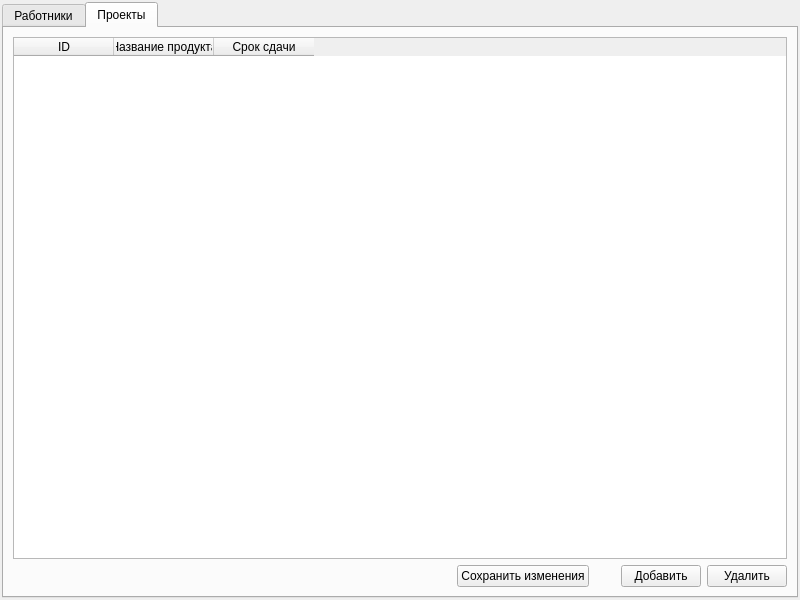
<?xml version="1.0" encoding="UTF-8"?>
<ui version="4.0">
 <class>MainWindow</class>
 <widget class="QMainWindow" name="MainWindow">
  <property name="geometry">
   <rect>
    <x>0</x>
    <y>0</y>
    <width>800</width>
    <height>600</height>
   </rect>
  </property>
  <property name="sizePolicy">
   <sizepolicy hsizetype="Preferred" vsizetype="Preferred">
    <horstretch>0</horstretch>
    <verstretch>0</verstretch>
   </sizepolicy>
  </property>
  <property name="minimumSize">
   <size>
    <width>800</width>
    <height>600</height>
   </size>
  </property>
  <property name="maximumSize">
   <size>
    <width>16777215</width>
    <height>16777215</height>
   </size>
  </property>
  <property name="windowTitle">
   <string>Разработка программного обеспечения</string>
  </property>
  <property name="windowOpacity">
   <double>1.000000000000000</double>
  </property>
  <widget class="QWidget" name="centralwidget">
   <layout class="QGridLayout" name="gridLayout">
    <property name="leftMargin">
     <number>2</number>
    </property>
    <property name="topMargin">
     <number>2</number>
    </property>
    <property name="rightMargin">
     <number>2</number>
    </property>
    <property name="bottomMargin">
     <number>2</number>
    </property>
    <property name="spacing">
     <number>2</number>
    </property>
    <item row="0" column="1">
     <widget class="QTabWidget" name="tabWidget">
      <property name="currentIndex">
       <number>1</number>
      </property>
      <widget class="QWidget" name="tab">
       <attribute name="title">
        <string>Работники</string>
       </attribute>
       <layout class="QGridLayout" name="gridLayout_2">
        <item row="4" column="0">
         <spacer name="verticalSpacer">
          <property name="orientation">
           <enum>Qt::Vertical</enum>
          </property>
          <property name="sizeType">
           <enum>QSizePolicy::Preferred</enum>
          </property>
          <property name="sizeHint" stdset="0">
           <size>
            <width>20</width>
            <height>20</height>
           </size>
          </property>
         </spacer>
        </item>
        <item row="3" column="2">
         <spacer name="horizontalSpacer_2">
          <property name="orientation">
           <enum>Qt::Horizontal</enum>
          </property>
          <property name="sizeType">
           <enum>QSizePolicy::Preferred</enum>
          </property>
          <property name="sizeHint" stdset="0">
           <size>
            <width>20</width>
            <height>20</height>
           </size>
          </property>
         </spacer>
        </item>
        <item row="5" column="0" colspan="5">
         <widget class="QTableWidget" name="current_projects_table">
          <property name="editTriggers">
           <set>QAbstractItemView::NoEditTriggers</set>
          </property>
          <property name="selectionBehavior">
           <enum>QAbstractItemView::SelectRows</enum>
          </property>
          <column>
           <property name="text">
            <string>ID</string>
           </property>
          </column>
          <column>
           <property name="text">
            <string>Название продукта</string>
           </property>
          </column>
          <column>
           <property name="text">
            <string>Срок сдачи</string>
           </property>
          </column>
         </widget>
        </item>
        <item row="3" column="4">
         <widget class="QPushButton" name="del_worker">
          <property name="text">
           <string>Удалить</string>
          </property>
         </widget>
        </item>
        <item row="3" column="3">
         <widget class="QPushButton" name="add_worker">
          <property name="text">
           <string>Добавить</string>
          </property>
         </widget>
        </item>
        <item row="3" column="1">
         <widget class="QPushButton" name="save_workers">
          <property name="text">
           <string>Сохранить изменения</string>
          </property>
         </widget>
        </item>
        <item row="3" column="0">
         <spacer name="horizontalSpacer">
          <property name="orientation">
           <enum>Qt::Horizontal</enum>
          </property>
          <property name="sizeHint" stdset="0">
           <size>
            <width>40</width>
            <height>20</height>
           </size>
          </property>
         </spacer>
        </item>
        <item row="0" column="0" colspan="5">
         <widget class="QTableWidget" name="workers_table">
          <property name="selectionBehavior">
           <enum>QAbstractItemView::SelectRows</enum>
          </property>
          <column>
           <property name="text">
            <string>ID</string>
           </property>
          </column>
          <column>
           <property name="text">
            <string>Фамилия</string>
           </property>
          </column>
          <column>
           <property name="text">
            <string>Имя</string>
           </property>
          </column>
          <column>
           <property name="text">
            <string>Отчество</string>
           </property>
          </column>
          <column>
           <property name="text">
            <string>Должность</string>
           </property>
          </column>
         </widget>
        </item>
        <item row="6" column="4">
         <widget class="QPushButton" name="del_inproject">
          <property name="text">
           <string>Убрать с проекта</string>
          </property>
         </widget>
        </item>
        <item row="6" column="3">
         <widget class="QPushButton" name="new_inproject">
          <property name="text">
           <string>Назначить проект</string>
          </property>
         </widget>
        </item>
        <item row="6" column="1" colspan="2">
         <widget class="QComboBox" name="project_box"/>
        </item>
       </layout>
      </widget>
      <widget class="QWidget" name="tab_2">
       <attribute name="title">
        <string>Проекты</string>
       </attribute>
       <layout class="QGridLayout" name="gridLayout_3">
        <item row="0" column="0" colspan="5">
         <widget class="QTableWidget" name="projects_table">
          <property name="selectionBehavior">
           <enum>QAbstractItemView::SelectRows</enum>
          </property>
          <column>
           <property name="text">
            <string>ID</string>
           </property>
          </column>
          <column>
           <property name="text">
            <string>Название продукта</string>
           </property>
          </column>
          <column>
           <property name="text">
            <string>Срок сдачи</string>
           </property>
          </column>
         </widget>
        </item>
        <item row="2" column="1">
         <widget class="QPushButton" name="save_projects">
          <property name="text">
           <string>Сохранить изменения</string>
          </property>
         </widget>
        </item>
        <item row="2" column="3">
         <widget class="QPushButton" name="add_project">
          <property name="text">
           <string>Добавить</string>
          </property>
         </widget>
        </item>
        <item row="2" column="0">
         <spacer name="horizontalSpacer_3">
          <property name="orientation">
           <enum>Qt::Horizontal</enum>
          </property>
          <property name="sizeType">
           <enum>QSizePolicy::Expanding</enum>
          </property>
          <property name="sizeHint" stdset="0">
           <size>
            <width>80</width>
            <height>20</height>
           </size>
          </property>
         </spacer>
        </item>
        <item row="2" column="4">
         <widget class="QPushButton" name="del_project">
          <property name="text">
           <string>Удалить</string>
          </property>
         </widget>
        </item>
        <item row="2" column="2">
         <spacer name="horizontalSpacer_4">
          <property name="orientation">
           <enum>Qt::Horizontal</enum>
          </property>
          <property name="sizeType">
           <enum>QSizePolicy::Preferred</enum>
          </property>
          <property name="sizeHint" stdset="0">
           <size>
            <width>20</width>
            <height>20</height>
           </size>
          </property>
         </spacer>
        </item>
       </layout>
      </widget>
     </widget>
    </item>
   </layout>
  </widget>
 </widget>
 <resources/>
 <connections/>
</ui>
